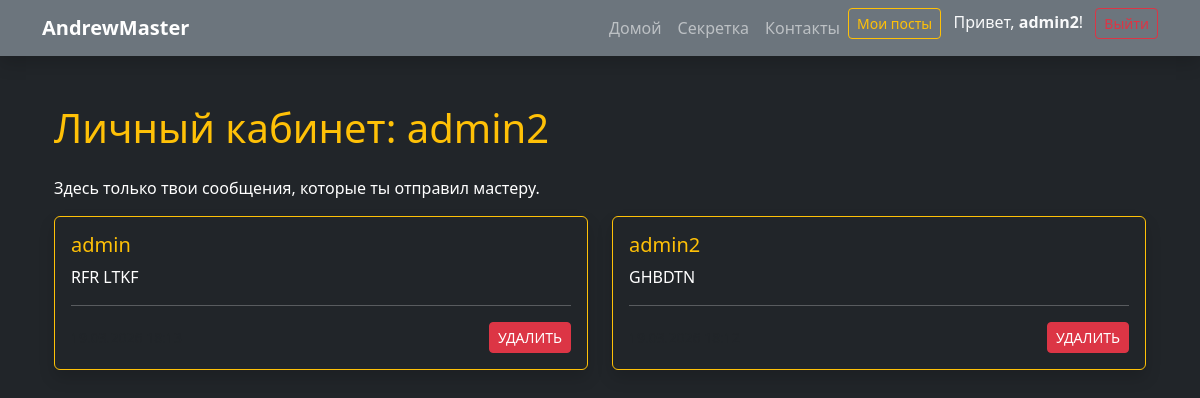
The page /profile/ (signed in) on the database as committed earlier.
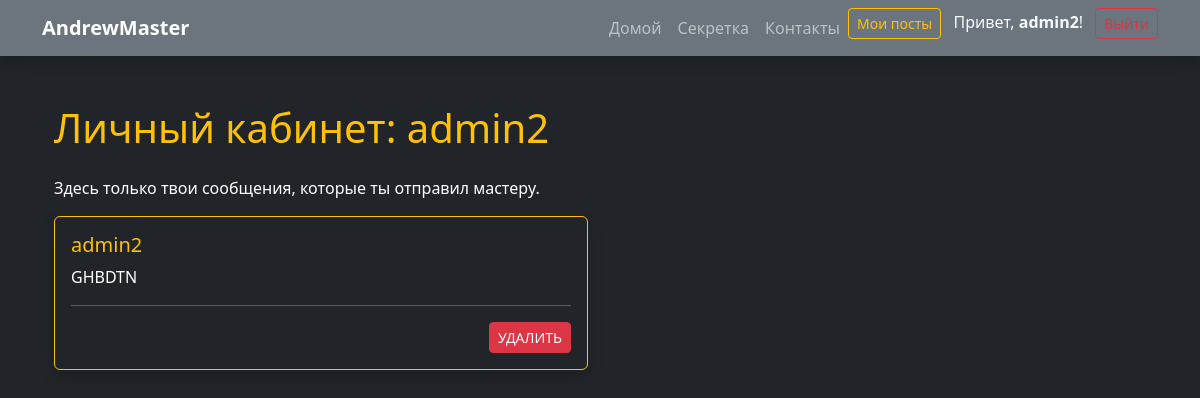
The same page on the database as committed later.
### mypage/models.py (models this page shows)
class ContactMessage(models.Model):
    author = models.ForeignKey(User, on_delete=models.CASCADE, null = True, blank = True)
    name = models.CharField(max_length=100)
    message = models.TextField()
    created_at = models.DateTimeField(auto_now_add=True)

### mypage/views.py (the view)
# urls.py: path('profile/', my_messages, name='profile'), # ВОТ ЭТОТ ПУТЬ ✍️
@login_required # Только для залогиненных!
def my_messages(request):
     user_msgs = ContactMessage.objects.filter(author=request.user).order_by("-created_at")
     return render(request, "my_messages.html", {"msgs": user_msgs})

### templates/my_messages.html
{% extends 'base.html' %}
{% block content %}
<div class="container text-white mt-5">
    <h1 class="mb-4 text-warning">Личный кабинет: {{ user.username }}</h1>
    <p>Здесь только твои сообщения, которые ты отправил мастеру.</p>
    <div class="row">
        {% for m in msgs %}
            <div class="col-md-6 mb-3">
                <div class="card bg-dark text-white border-warning shadow">
                    <div class="card-body">
                        <h5 class="card-title text-warning">{{ m.name }}</h5>
                        <p class="card-text">{{ m.message }}</p>
                        <hr class="bg-warning">
                        <div class="d-flex justify-content-between align-items-center">
                            <small class="text-muted">{{ m.created_at|date:"d.m.Y H:i" }}</small>
                            <a href="/delete/{{ m.id }}/" class="btn btn-danger btn-sm">УДАЛИТЬ</a>
                        </div>
                    </div>
                </div>
            </div>
        {% empty %}
            <p class="text-muted">Ты еще ничего не написал. <a href="/contacts/" class="text-warning">Исправь это!</a></p>
        {% endfor %}
    </div>
</div>
{% endblock %}

### templates/base.html (shortened to what this page needs)
<!DOCTYPE html>
<html lang="ru">
<head>
    {% load static %}
<link rel="stylesheet" href="{% static 'bootstrap.min.css' %}">
</head>
<body class="bg-dark text-white">
    <nav class="navbar navbar-dark bg-secondary mb-4 shadow">
        <div class="container">
            <a class="navbar-brand fw-bold" href="/">AndrewMaster</a>
            <div class="navbar-nav d-flex flex-row">
                <a class="nav-link mx-2" href="/">Домой</a>
                <a class="nav-link mx-2" href="/secret/">Секретка</a>
                <a class="nav-link mx-2" href="/contacts/">Контакты</a>
                <div class="ms-auto">
                    {% if user.is_authenticated %}
                        <a href="/profile/" class="btn btn-outline-warning btn-sm me-2">Мои посты</a>
                        <span class="text-light me-2">Привет, <b>{{ user.username }}</b>!</span>
                        <form action="{% url 'logout' %}" method="post" style="display: inline;">
                            <button type="submit" class="btn btn-outline-danger btn-sm">Выйти</button>
                        </form>
                    {% else %}
                        <a href="/signup/" class="btn btn-outline-warning btn-sm me-2">Регистрация</a>
                        <a href="/login/" class="btn btn-outline-light btn-sm">Войти</a>
                    {% endif %}
                </div>
            </div>
        </div>
    </nav>
    <div class="container">
        {% block content %}
        {% endblock %}
    </div>
</body>
</html>

Rows that differ between the two databases and show on the page:
removed ContactMessage: name "admin", message "RFR LTKF"
